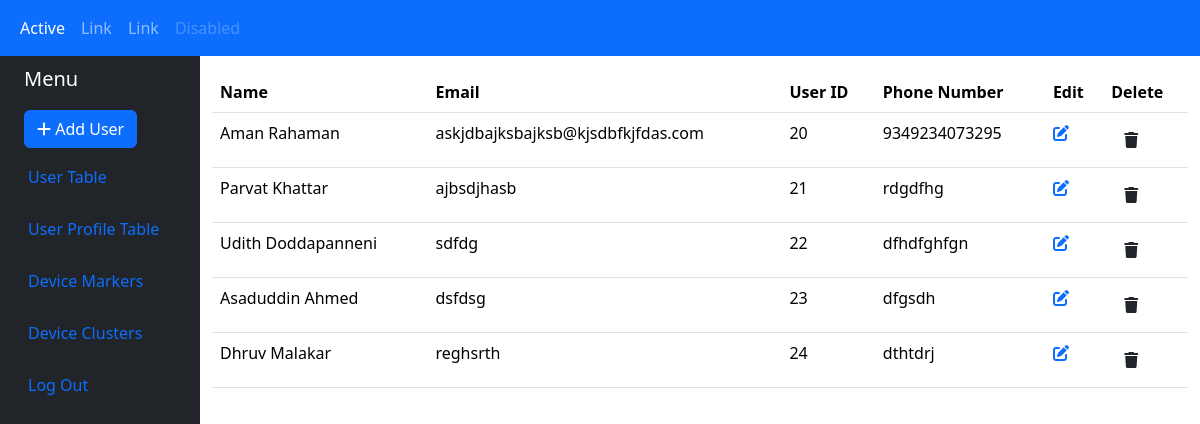
The app's page /userprofile_table/ with its own data.
### admin_dashboard/models.py (models this page shows)
class UserProfile_table(models.Model):
    name = models.CharField(max_length=50)
    email = models.CharField(max_length=50)
    user_id = models.ForeignKey(User_table, on_delete=models.CASCADE)
    phone_number = models.CharField(max_length=13)

class User_table(models.Model):
    first_name = models.CharField(max_length=50)
    last_name = models.CharField(max_length=50)
    email_address = models.CharField(max_length=50)
    password = models.CharField(max_length=50)

### admin_dashboard/views.py (the view)
# urls.py: path('userprofile_table/', views.userprofile_table, name="userprofile_table"),
def userprofile_table(request, id=0):
    table = {'table': UserProfile_table.objects.all()}
    return render(request, "admin_dashboard/new_userprofile_table.html", table)

### admin_dashboard/templates/admin_dashboard/new_userprofile_table.html (shortened to what this page needs)
{% extends "admin_dashboard/base3.html" %}
{% block content %}
<table class="table">
    <thead>
      <tr>
        <th scope="col">Name</th>
        <th scope="col">Email</th>
        <th scope="col">User ID</th>
        <th scope="col">Phone Number</th>
        <th scope="col">Edit</th>
        <th scope="col">Delete</th>
      </tr>
    </thead>
    <tbody>
        {% for user in table %}
        <tr>
            <td>{{user.name}}</td>
            <td>{{user.email}}</td>
            <td>{{user.user_id.id}}</td>
            <td>{{user.phone_number}}</td>
            <td>
                <a href="{% url 'user_update' user.user_id.id %}">
                    <i class="fa-solid fa-pen-to-square"></i>
                </a>
            </td>
            <td>
                <form action="{% url 'user_delete' user.user_id.id %}" method="post">
                    <button type="submit" class="btn">
                        <i class="fa-solid fa-trash"></i>
                    </button>
                </form>
            </td>
        </tr>
        {% endfor %}
      </tbody>
  </table>
{% endblock content %}

### records on screen
UserProfile_table: name "Aman Rahaman", email "askjdbajksbajksb@kjsdbfkjfdas.com", user_id.id "20", phone_number "9349234073295"
UserProfile_table: name "Parvat Khattar", email "ajbsdjhasb", user_id.id "21", phone_number "rdgdfhg"
UserProfile_table: name "Udith Doddapanneni", email "sdfdg", user_id.id "22", phone_number "dfhdfghfgn"
UserProfile_table: name "Asaduddin Ahmed", email "dsfdsg", user_id.id "23", phone_number "dfgsdh"
UserProfile_table: name "Dhruv Malakar", email "reghsrth", user_id.id "24", phone_number "dthtdrj"
